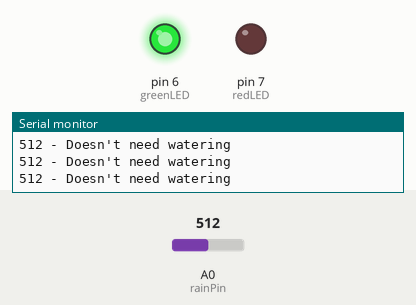
Recording of a sketch running on a simulated Arduino Uno, built with avr-gcc and run on an emulated ATmega328P. On the bench: output pins drawn as LEDs (lit = HIGH), the last lines printed to the serial monitor. The test bench sets the inputs (shaded band); at power-on: A0 (rainPin) = 512.

Above: at 1.3 s.
1.4 s: A0 (rainPin) set to 939
2.9 s: A0 (rainPin) set to 968
At 4.2 s:
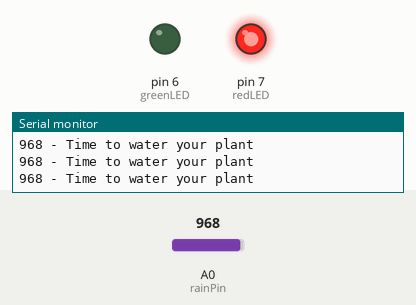
4.5 s: A0 (rainPin) set to 940
At 5.6 s:
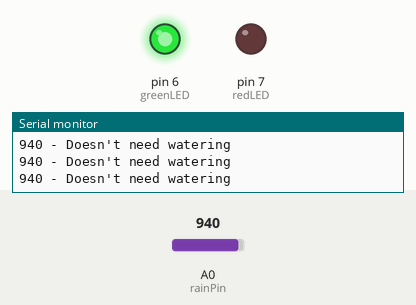
6.0 s: A0 (rainPin) set to 960
At 6.8 s:
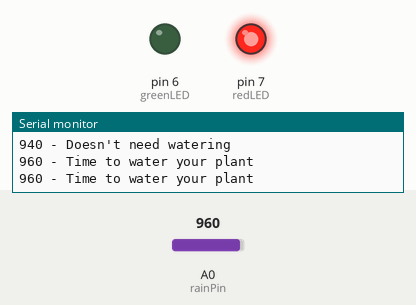
Timing chart, 0 to 8.5 s (numbered marks = the images above; inputs shaded):
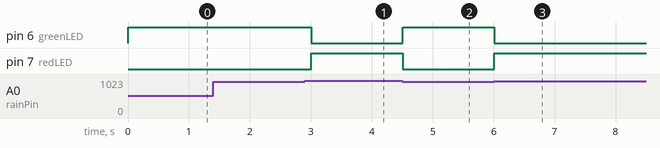

The sketch:

Soil_Moisture_Sensor_Code.ino
```cpp
int rainPin = A0;
int greenLED = 6;
int redLED = 7;
// you can adjust the threshold value
int thresholdValue = 950;

void setup(){
  pinMode(rainPin, INPUT);
  pinMode(greenLED, OUTPUT);
  pinMode(redLED, OUTPUT);
  digitalWrite(greenLED, LOW);
  digitalWrite(redLED, LOW);
  Serial.begin(9600);
}

void loop() {
  // read the input on analog pin 0:
  int sensorValue = analogRead(rainPin);
  Serial.print(sensorValue);
  if(sensorValue < thresholdValue){
    Serial.println(" - Doesn't need watering");
    digitalWrite(redLED, LOW);
    digitalWrite(greenLED, HIGH);
  }
  else {
    Serial.println(" - Time to water your plant");
    digitalWrite(redLED, HIGH);
    digitalWrite(greenLED, LOW);
  }
  delay(500);
}
```

Measured:
- the behaviour switches between 949 and 950 on A0 (rainPin) (found by bisection; images 0 and 1)
- after the input at 2.9 s, pin 6 (greenLED): HIGH → LOW after 0.10 s; pin 7 (redLED): LOW → HIGH after 0.10 s
- after the input at 4.5 s, pin 6 (greenLED): LOW → HIGH at once; pin 7 (redLED): HIGH → LOW at once
- after the input at 6.0 s, pin 6 (greenLED): HIGH → LOW at once; pin 7 (redLED): LOW → HIGH at once
